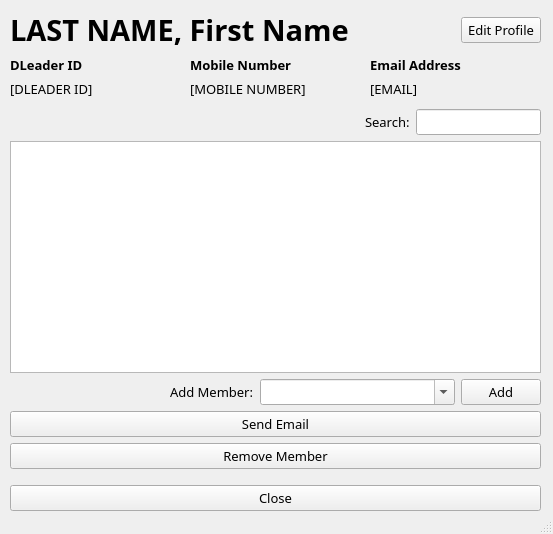
<?xml version="1.0" encoding="UTF-8"?>
<ui version="4.0">
 <class>MainWindow</class>
 <widget class="QMainWindow" name="MainWindow">
  <property name="geometry">
   <rect>
    <x>0</x>
    <y>0</y>
    <width>553</width>
    <height>534</height>
   </rect>
  </property>
  <property name="font">
   <font>
    <family>IBM Plex Sans</family>
    <pointsize>10</pointsize>
   </font>
  </property>
  <property name="windowTitle">
   <string>MainWindow</string>
  </property>
  <widget class="QWidget" name="centralwidget">
   <widget class="QWidget" name="layoutWidget">
    <property name="geometry">
     <rect>
      <x>10</x>
      <y>10</y>
      <width>531</width>
      <height>501</height>
     </rect>
    </property>
    <layout class="QVBoxLayout" name="verticalLayout">
     <item>
      <layout class="QHBoxLayout" name="hLayout_dLeaderName">
       <item>
        <widget class="QLabel" name="label_dLeaderName">
         <property name="font">
          <font>
           <family>IBM Plex Sans</family>
           <pointsize>22</pointsize>
           <weight>75</weight>
           <bold>true</bold>
          </font>
         </property>
         <property name="text">
          <string>LAST NAME, First Name</string>
         </property>
         <property name="alignment">
          <set>Qt::AlignLeading|Qt::AlignLeft|Qt::AlignVCenter</set>
         </property>
        </widget>
       </item>
       <item>
        <spacer name="horizontalSpacer">
         <property name="orientation">
          <enum>Qt::Horizontal</enum>
         </property>
         <property name="sizeType">
          <enum>QSizePolicy::Maximum</enum>
         </property>
         <property name="sizeHint" stdset="0">
          <size>
           <width>20</width>
           <height>20</height>
          </size>
         </property>
        </spacer>
       </item>
       <item>
        <widget class="QPushButton" name="btn_editProfile">
         <property name="sizePolicy">
          <sizepolicy hsizetype="Maximum" vsizetype="Fixed">
           <horstretch>0</horstretch>
           <verstretch>0</verstretch>
          </sizepolicy>
         </property>
         <property name="text">
          <string>Edit Profile</string>
         </property>
        </widget>
       </item>
      </layout>
     </item>
     <item>
      <layout class="QHBoxLayout" name="hLayout_dLeaderInfo">
       <item>
        <layout class="QVBoxLayout" name="vLayout_dLeaderID">
         <item>
          <widget class="QLabel" name="label_dLeaderID_header">
           <property name="font">
            <font>
             <weight>75</weight>
             <bold>true</bold>
            </font>
           </property>
           <property name="text">
            <string>DLeader ID</string>
           </property>
          </widget>
         </item>
         <item>
          <widget class="QLabel" name="label_dLeaderID_filler">
           <property name="font">
            <font>
             <weight>50</weight>
             <bold>false</bold>
            </font>
           </property>
           <property name="text">
            <string>[DLEADER ID]</string>
           </property>
          </widget>
         </item>
        </layout>
       </item>
       <item>
        <spacer name="horizontalSpacer_2">
         <property name="orientation">
          <enum>Qt::Horizontal</enum>
         </property>
         <property name="sizeType">
          <enum>QSizePolicy::Maximum</enum>
         </property>
         <property name="sizeHint" stdset="0">
          <size>
           <width>3</width>
           <height>20</height>
          </size>
         </property>
        </spacer>
       </item>
       <item>
        <layout class="QVBoxLayout" name="vLayout_mobileNumber">
         <item>
          <widget class="QLabel" name="label_mobileNumber_header">
           <property name="font">
            <font>
             <weight>75</weight>
             <bold>true</bold>
            </font>
           </property>
           <property name="text">
            <string>Mobile Number</string>
           </property>
          </widget>
         </item>
         <item>
          <widget class="QLabel" name="label_mobileNumber_filler">
           <property name="font">
            <font>
             <weight>50</weight>
             <bold>false</bold>
            </font>
           </property>
           <property name="text">
            <string>[MOBILE NUMBER]</string>
           </property>
          </widget>
         </item>
        </layout>
       </item>
       <item>
        <spacer name="horizontalSpacer_3">
         <property name="orientation">
          <enum>Qt::Horizontal</enum>
         </property>
         <property name="sizeType">
          <enum>QSizePolicy::Maximum</enum>
         </property>
         <property name="sizeHint" stdset="0">
          <size>
           <width>3</width>
           <height>20</height>
          </size>
         </property>
        </spacer>
       </item>
       <item>
        <layout class="QVBoxLayout" name="vLayout_email">
         <item>
          <widget class="QLabel" name="label_email_header">
           <property name="font">
            <font>
             <weight>75</weight>
             <bold>true</bold>
            </font>
           </property>
           <property name="text">
            <string>Email Address</string>
           </property>
          </widget>
         </item>
         <item>
          <widget class="QLabel" name="label_email_filler">
           <property name="font">
            <font>
             <weight>50</weight>
             <bold>false</bold>
            </font>
           </property>
           <property name="text">
            <string>[EMAIL]</string>
           </property>
          </widget>
         </item>
        </layout>
       </item>
      </layout>
     </item>
     <item>
      <spacer name="verticalSpacer_2">
       <property name="orientation">
        <enum>Qt::Vertical</enum>
       </property>
       <property name="sizeType">
        <enum>QSizePolicy::Preferred</enum>
       </property>
       <property name="sizeHint" stdset="0">
        <size>
         <width>20</width>
         <height>5</height>
        </size>
       </property>
      </spacer>
     </item>
     <item>
      <layout class="QHBoxLayout" name="horizontalLayout_2">
       <item>
        <spacer name="horizontalSpacer_4">
         <property name="orientation">
          <enum>Qt::Horizontal</enum>
         </property>
         <property name="sizeHint" stdset="0">
          <size>
           <width>40</width>
           <height>20</height>
          </size>
         </property>
        </spacer>
       </item>
       <item>
        <widget class="QLabel" name="label">
         <property name="text">
          <string>Search:</string>
         </property>
        </widget>
       </item>
       <item>
        <widget class="QLineEdit" name="line_searchBar">
         <property name="sizePolicy">
          <sizepolicy hsizetype="Minimum" vsizetype="Fixed">
           <horstretch>0</horstretch>
           <verstretch>0</verstretch>
          </sizepolicy>
         </property>
        </widget>
       </item>
      </layout>
     </item>
     <item>
      <widget class="QTableView" name="tbl_dMembers"/>
     </item>
     <item>
      <layout class="QHBoxLayout" name="horizontalLayout">
       <item>
        <spacer name="horizontalSpacer_5">
         <property name="orientation">
          <enum>Qt::Horizontal</enum>
         </property>
         <property name="sizeType">
          <enum>QSizePolicy::Maximum</enum>
         </property>
         <property name="sizeHint" stdset="0">
          <size>
           <width>160</width>
           <height>20</height>
          </size>
         </property>
        </spacer>
       </item>
       <item>
        <widget class="QLabel" name="label_addMember">
         <property name="sizePolicy">
          <sizepolicy hsizetype="Maximum" vsizetype="Preferred">
           <horstretch>0</horstretch>
           <verstretch>0</verstretch>
          </sizepolicy>
         </property>
         <property name="text">
          <string>Add Member:</string>
         </property>
        </widget>
       </item>
       <item>
        <widget class="QComboBox" name="combo_addMember">
         <property name="editable">
          <bool>true</bool>
         </property>
        </widget>
       </item>
       <item>
        <widget class="QPushButton" name="btn_addMember">
         <property name="sizePolicy">
          <sizepolicy hsizetype="Maximum" vsizetype="Fixed">
           <horstretch>0</horstretch>
           <verstretch>0</verstretch>
          </sizepolicy>
         </property>
         <property name="text">
          <string>Add</string>
         </property>
         <property name="default">
          <bool>false</bool>
         </property>
         <property name="flat">
          <bool>false</bool>
         </property>
        </widget>
       </item>
      </layout>
     </item>
     <item>
      <widget class="QPushButton" name="btn_sendEmail">
       <property name="text">
        <string>Send Email</string>
       </property>
      </widget>
     </item>
     <item>
      <widget class="QPushButton" name="btn_removeMember">
       <property name="text">
        <string>Remove Member</string>
       </property>
      </widget>
     </item>
     <item>
      <spacer name="verticalSpacer">
       <property name="orientation">
        <enum>Qt::Vertical</enum>
       </property>
       <property name="sizeType">
        <enum>QSizePolicy::Maximum</enum>
       </property>
       <property name="sizeHint" stdset="0">
        <size>
         <width>20</width>
         <height>10</height>
        </size>
       </property>
      </spacer>
     </item>
     <item>
      <widget class="QPushButton" name="btn_close">
       <property name="text">
        <string>Close</string>
       </property>
      </widget>
     </item>
    </layout>
   </widget>
  </widget>
  <widget class="QStatusBar" name="statusbar"/>
 </widget>
 <resources/>
 <connections/>
</ui>
